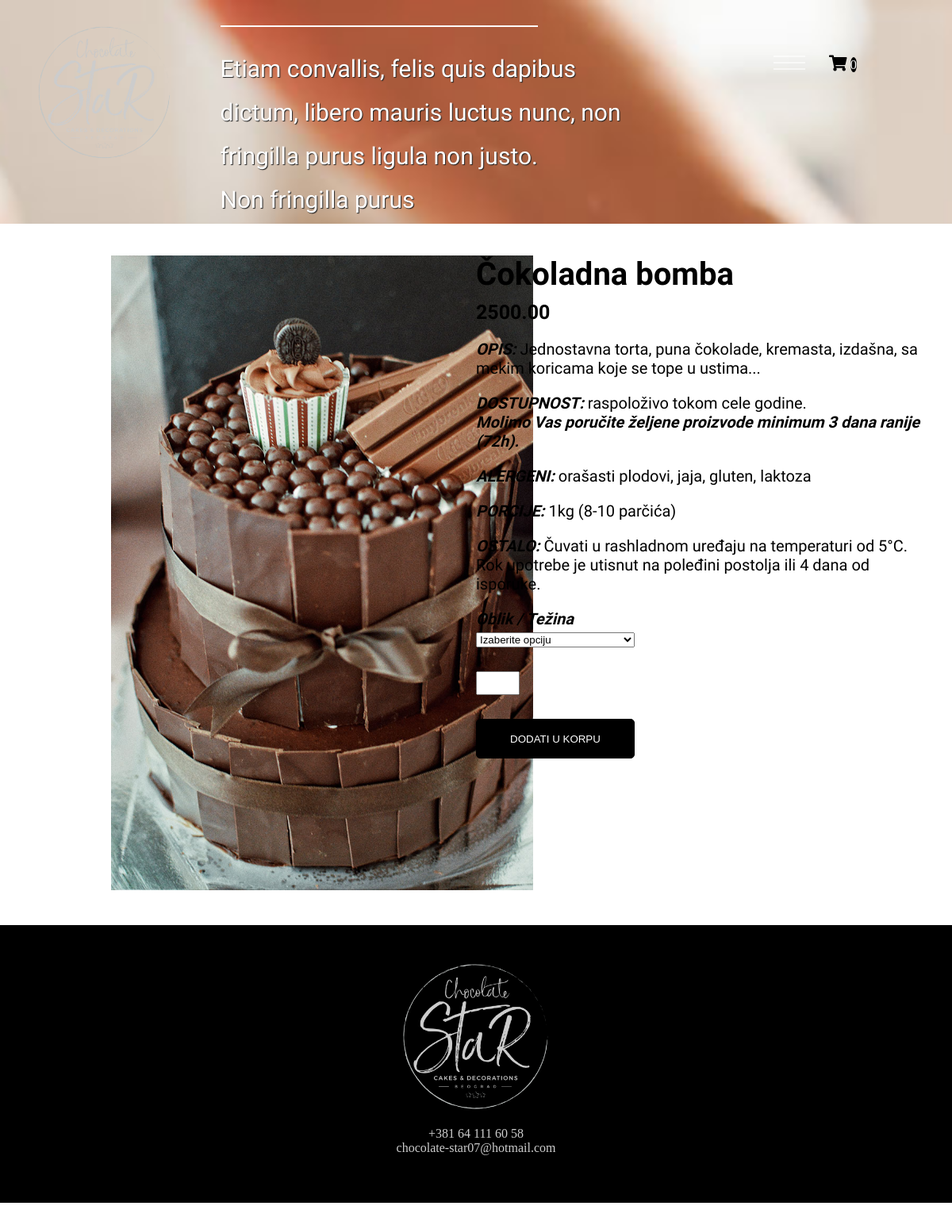
The page /proizvod.php?id=1 on the database its author committed.
### tables this page shows
CREATE TABLE `proizvodi` (
  `id` int(11) NOT NULL,
  `tip` varchar(255) NOT NULL,
  `naziv_proizvoda` varchar(50) NOT NULL,
  `slika` varchar(200) NOT NULL,
  `cena` decimal(10,2) NOT NULL,
  `opis` varchar(200) NOT NULL,
  `dostupnost` varchar(200) NOT NULL,
  `alergeni` varchar(200) NOT NULL,
  `porcije` varchar(200) NOT NULL,
  `sadrzi` varchar(200) NOT NULL
);

CREATE TABLE `cenovnik` (
  `id` int(11) NOT NULL,
  `id_proizvoda` int(11) NOT NULL,
  `oblik` varchar(50) NOT NULL,
  `cena` decimal(10,2) NOT NULL
);

### korpa_session.php (called while the page is built, shortened)
<?php
include_once "baza.php";
function broj_proizvoda(){
    $kol = 0;
    return $kol;
}
?>

### baza.php (called while the page is built, shortened)
<?php
    class Baza{
        private $pdo;
        function __construct(){
            $host = 'localhost';  $db = 'chocolate_star';
            $user = 'root';   $pass = '';
            $charset = 'utf8';
            $dsn = "mysql:host=$host;port=3306;dbname=$db;charset=$charset";
            $options = array(
                PDO::MYSQL_ATTR_INIT_COMMAND => "SET NAMES utf8"
            );
            try{
                $this->pdo = new PDO($dsn,$user,$pass,$options);
            }catch(PDOException $e){
                echo "JOK: ".$e->getMessage();
            }
        }
        function selectQuery($sql, $tip = PDO::FETCH_ASSOC){
            $podaci = $this->pdo->query($sql);
            return $podaci->fetchAll($tip);
        }
        function jedan_proizvod($id){
            return $this->selectQuery("SELECT * FROM proizvodi WHERE id = $id ")[0];
        }
        function cene($id){
            return $this->selectQuery("SELECT * FROM cenovnik WHERE id_proizvoda = $id");
        }
    }
    $db = new Baza();
?>

### proizvod.php (the view, shortened to what this page needs)
<?php
    include_once "baza.php";
    include_once "korpa_session.php";
    $id = $_GET["id"];
    $proizvod = $db->jedan_proizvod($id);
    $cene = $db->cene($id);
    ?>
<!DOCTYPE html>
<html lang="en">
    <head>
		<link rel="stylesheet" href="https://use.fontawesome.com/releases/v5.7.2/css/all.css">
        <link rel="stylesheet" href="/chocolate_star/css/style.css">
        <link rel="stylesheet" href="/chocolate_star/css/all.css">
        <link rel="stylesheet" href="/chocolate_star/fontawesome.min.css">
    </head>
    <body>
		<header id="hd">
            <a href="index.html"><img id="logo" src="slike/logo1.png" alt="logo"/></a>
            <div id="cart">
                <a href="korpa.php"><i class="fas fa-shopping-cart"></i></a>
                <span class="cartCount"><?=broj_proizvoda()?></span>
            </div>
            <div id="menuButton">
                <div class="line1"></div>
                <div class="line2"></div>
                <div class="line3"></div>
            </div>
        </header>
        <div id="productContainer" class="sporedniDiv">
            <div class="productTitleSubtitleContainer">
                <div class="productTitleHolder">
                    <h1 class="productPageTitle">
                        <span>Chocolate Star Prodavnica</span>
                    </h1>
                    <p class="productPageSubtitle">
                        <span >Etiam convallis, felis quis dapibus dictum, libero mauris luctus nunc, non fringilla purus ligula non justo.<br> Non
                            fringilla purus</span>
                    </p>
                </div>
            </div>
            <div id="productGalleryContainer">
              <div class="productGridContainer">
                <div class="product">
                  <img class="<?= $proizvod["tip"]?>" src="slike/<?= $proizvod["slika"]?>" alt="slika">
                </div>
                <div class="product">
                    <h1><?=$proizvod["naziv_proizvoda"]?></h1>
                    <p><span><strong id="cenaProizvoda"><?=$cene[0]["cena"]?></strong></span></p>
                    <p><em><strong>OPIS:</strong></em> <?= $proizvod["opis"]?></p>
                    <p><em><strong>DOSTUPNOST:</strong></em> <?= $proizvod["dostupnost"]?></p>
                    <p><em><strong>Molimo Vas poručite željene proizvode minimum 3 dana ranije (72h).</strong></em></p>
                    <p><em><strong>ALERGENI:</strong></em> <?= $proizvod["alergeni"]?></p>
                    <p><em><strong>PORCIJE:</strong></em> <?= $proizvod["porcije"]?></p>
                    <p><em><strong>OSTALO:</strong></em> <?= $proizvod["sadrzi"]?></p>
                    <p><em><strong>Oblik / Težina</strong></em></p>
                <div class="select">
                    <select name="" id="slct" >
                        <option value="">Izaberite opciju</option>
                    </select>
                </div>
                <div class="amount">
                    <input type="number" step="1" min="1" max="10">
                </div>
                <div class="confirm">
                    <button class="button" id="dodaj_u_korpu" data-id="<?=$id?>" >DODATI U KORPU</button>
                </div>
                </div>
              </div>
            </div>
            <footer>
                <div id="zag123">
                    <div><a href="index.html"><img  src="slike/logo1.png" alt="logo"/></a> </div>
                    <div><span>+381 64 111 60 58 </span></div>
                    <div><span><a href="mailto:chocolate-star07@hotmail.com">chocolate-star07@hotmail.com</a></span></div>
                </div>
            </footer>
        </div>
    </body>
</html>

### css/style.css (style rules this page uses)
html, body { width:100%; height:100%; margin:0; padding:0; }
body * { margin:0; padding:0; box-sizing:border-box; }
a { text-decoration:none; }
body { background-attachment: fixed; background-repeat: no-repeat; background-size: cover; background-position: center; }
#logo { width: 200px; margin-left: 2em; margin-top: 1em; cursor: pointer; z-index: 100; position: relative; }
#cart { margin-top: 70px; margin-right: 120px; display: inline-block; float: right; }
#cart a i { font-size: 20px; color: black; }
#cart .cartCount { background-color: #000; border-radius: 50%; color: #fff; font-size: 17px; }
#menuButton { float:right; margin-top: 64px; margin-right: 30px; display: inline-block; width:40px; height:40px; z-index: 100; position: relative; }
#menuButton div { border-top: white solid 2px; width:100%; margin-top:6px; height:1px; transition: transform .6s, opacity .3s; border-color: white; opacity: 0.6; }
footer { display: block; text-align: center; color: #CCCCCC; }
footer #zag123 { width: 100%; height: 350px; background-color:black; }
footer div span a { color: #CCCCCC; }
footer div img { height: 220px; color: #CCCCCC; margin-top: 30px; }
#productContainer { width: 100%; margin-top:-28vh; background-image: url("/chocolate_star/slike/Chocolate_star_031.jpg"); background-attachment: fixed; background-repeat: no-repeat; background-size: cover; background-position: center; }
.productTitleSubtitleContainer { position: relative; display: flex; flex-direction: column; justify-content: center; margin-top: auto; margin: 0 auto; width: 50%; height: 100%; line-height: 50px; }
.productTitleHolder { margin-top: 30%; margin-left: 15%; }
.productTitleHolder span { color: white; font-size: 50px; font-family: 'Shadows Into Light Two', cursive; text-shadow: 1px 1px 1px rgb(36, 36, 36); }
.productPageSubtitle span { font-size: 30px; text-shadow: 1px 1px 1px rgb(36, 36, 36); }
#productGalleryContainer { width: 100%; height: auto; background-color: white; }
.productGridContainer { display: grid; grid-template-columns: 50% 50%; padding: 40px; }
.product img { height: 800px ; margin-left: 100px; }
.product h1 { font-family: 'Shadows Into Light Two', cursive; font-size: 40px; }
.product p span { font-size: 25px; }
.product p { margin: 20px 0; font-size: 20px; font-family: 'Shadows Into Light Two', cursive; }
.product p:first-of-type { margin-top: 10px; }
.product p:last-of-type { margin-top: 10px; margin-bottom: 0; }
.product p:nth-child(4) { margin-bottom: 0; }
.product p:nth-child(5) { margin-top: 0; }
.select { margin-top: 5px; }
#slct { width: 200px; }
.amount { margin-top: 30px; }
.amount input { width: 55px; height: 30px; margin-left: 0; text-align: center; }
.confirm { margin-top: 30px; }
.button { width: 200px; height: 50px; background-color: black; border: 1px solid black; border-radius: 5px ; color: white; }
#user td, input { margin-left: 600px; width: 400px; height: 40px; }

### css/all.css (style rules this page uses)
.fa, .fas, .far, .fal, .fad, .fab { -moz-osx-font-smoothing: grayscale; -webkit-font-smoothing: antialiased; display: inline-block; font-style: normal; font-variant: normal; text-rendering: auto; line-height: 1; }
.fa-shopping-cart:before { content: "\f07a"; }
.fa, .fas { font-family: 'Font Awesome 5 Free'; font-weight: 900; }

### rows shown on the page
proizvodi: tip+slika (picture), naziv_proizvoda "Čokoladna bomba", opis "Jednostavna torta, puna čokolade, kremasta, izdašna, sa mekim koricama koje se tope u ustima...", dostupnost "raspoloživo tokom cele godine.", alergeni "orašasti plodovi, jaja, gluten, laktoza", porcije "1kg (8-10 parčića)", sadrzi "Čuvati u rashladnom uređaju na temperaturi od 5°C. Rok upotrebe je utisnut na poleđini postolja ili 4 dana od isporuke."
cenovnik: cena "2500.00"

### other values the page prints
broj_proizvoda() "0"
